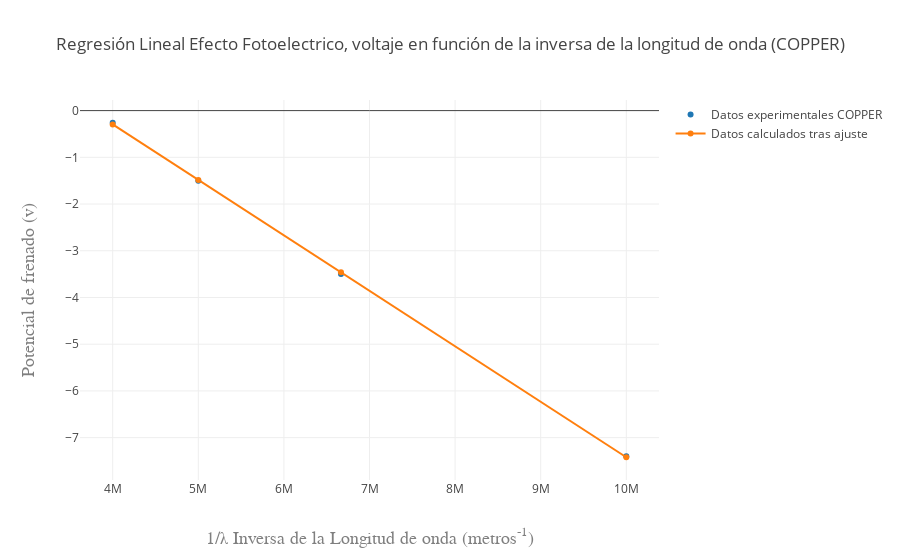

The notebook cell this image was saved under:
### Code cell
var datos4 = [
  { x: inversa_de_longitudes_de_onda4, 
    y: voltajes_medidos4, name: 'Datos experimentales COPPER' , mode: 'markers'
   },
  { x: inversa_de_longitudes_de_onda4, 
    y: voltajes_de_frenado_calculados4, name: 'Datos calculados tras ajuste' 
    }
  
];
var layout4 = {
  title: 'Regresión Lineal Efecto Fotoelectrico, voltaje en función de la inversa de la longitud de onda (COPPER)',
  xaxis: { title: '1/λ Inversa de la Longitud de onda (metros<sup>-1</sup>)',
    titlefont: { family: 'Courier New, monospace', size: 18, color: '#7f7f7f' }
   
        },
  yaxis: {
    title: 'Potencial de frenado (v)',
     titlefont: {family: 'Courier New, monospace', size: 18, color: '#7f7f7f' }
    
  }
};
Plotly(datos4, layout4,);

### Figure 1 — Plotly figure (JSON) as saved in the notebook; plotly's stock layout.template omitted (floating-point values rounded to 4 significant figures)
{"data": [{"x": [10000000, 6667000.0, 5000000, 4000000.0], "y": [-7.4, -3.5, -1.5, -0.26], "name": "Datos experimentales COPPER", "mode": "markers"}, {"x": [10000000, 6667000.0, 5000000, 4000000.0], "y": [-7.42, -3.462, -1.483, -0.2955], "name": "Datos calculados tras ajuste"}], "layout": {"title": "Regresión Lineal Efecto Fotoelectrico, voltaje en función de la inversa de la longitud de onda (COPPER)", "xaxis": {"title": "1/λ Inversa de la Longitud de onda (metros<sup>-1</sup>)", "titlefont": {"family": "Courier New, monospace", "size": 18, "color": "#7f7f7f"}}, "yaxis": {"title": "Potencial de frenado (v)", "titlefont": {"family": "Courier New, monospace", "size": 18, "color": "#7f7f7f"}}}}
